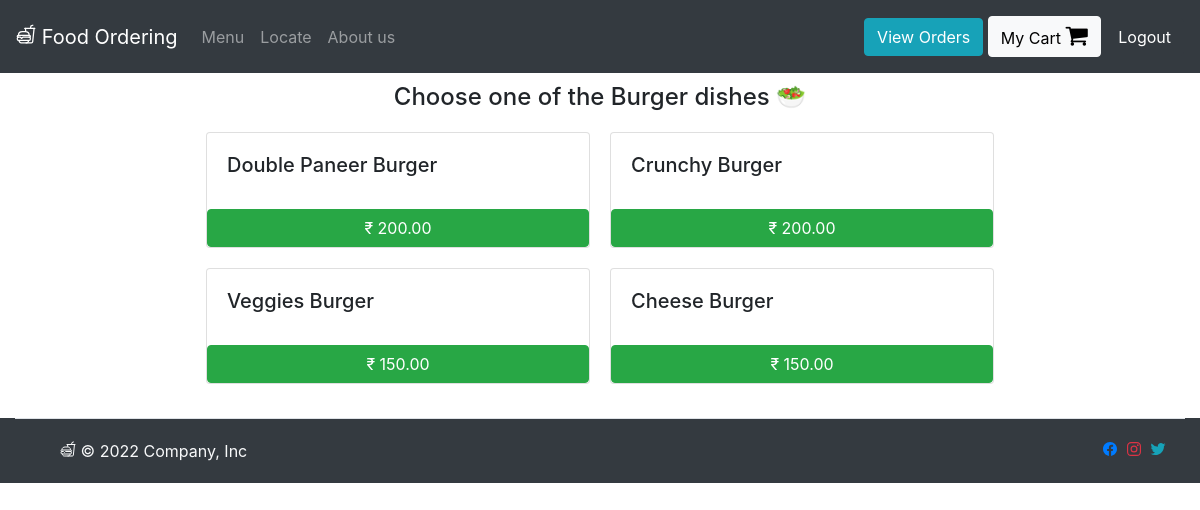
Page /Burger (signed in) on the committed database.
### orders/models.py (models this page shows, shortened)
class Burger(models.Model):
    dish_name = models.CharField(max_length=200)
    price = models.DecimalField(max_digits=6, decimal_places=2)

### orders/views.py (the view)
# urls.py: path("Burger", views.burger, name="drinks"),
def burger(request):
    if request.user.is_authenticated:
        return render(request, "orders/burger.html", context = {"dishes":Burger.objects.all})
    else:
        return redirect("orders:login")

### orders/templates/orders/burger.html
{% extends 'orders/header.html' %}
{% block content %}
    <div class="container">
      <h4 style="margin:10px; text-align:center;"> Choose one of the Burger dishes &#x1f957 </h4>
      <div class="row justify-content-center">
        {% for dish in dishes %}
            <div class="card" id="regular_pizza_card" style="width: 24rem; margin:10px;">
              <div class="card-body">
                <h5 class="card-title" >{{dish.dish_name}}</h5>
              </div>
              <button class="btn btn-success" onclick="add_to_cart({item_description:'{{dish.dish_name}}' , price:{{dish.price}} })">&#x20B9; {{dish.price}}</button>
            </div>
        {% endfor %}
      </div>
    </div>
{% endblock %}

### rows in the picture
Burger: dish_name "Double Paneer Burger", price "200.00"
Burger: dish_name "Crunchy Burger", price "200.00"
Burger: dish_name "Veggies Burger", price "150.00"
Burger: dish_name "Cheese Burger", price "150.00"
